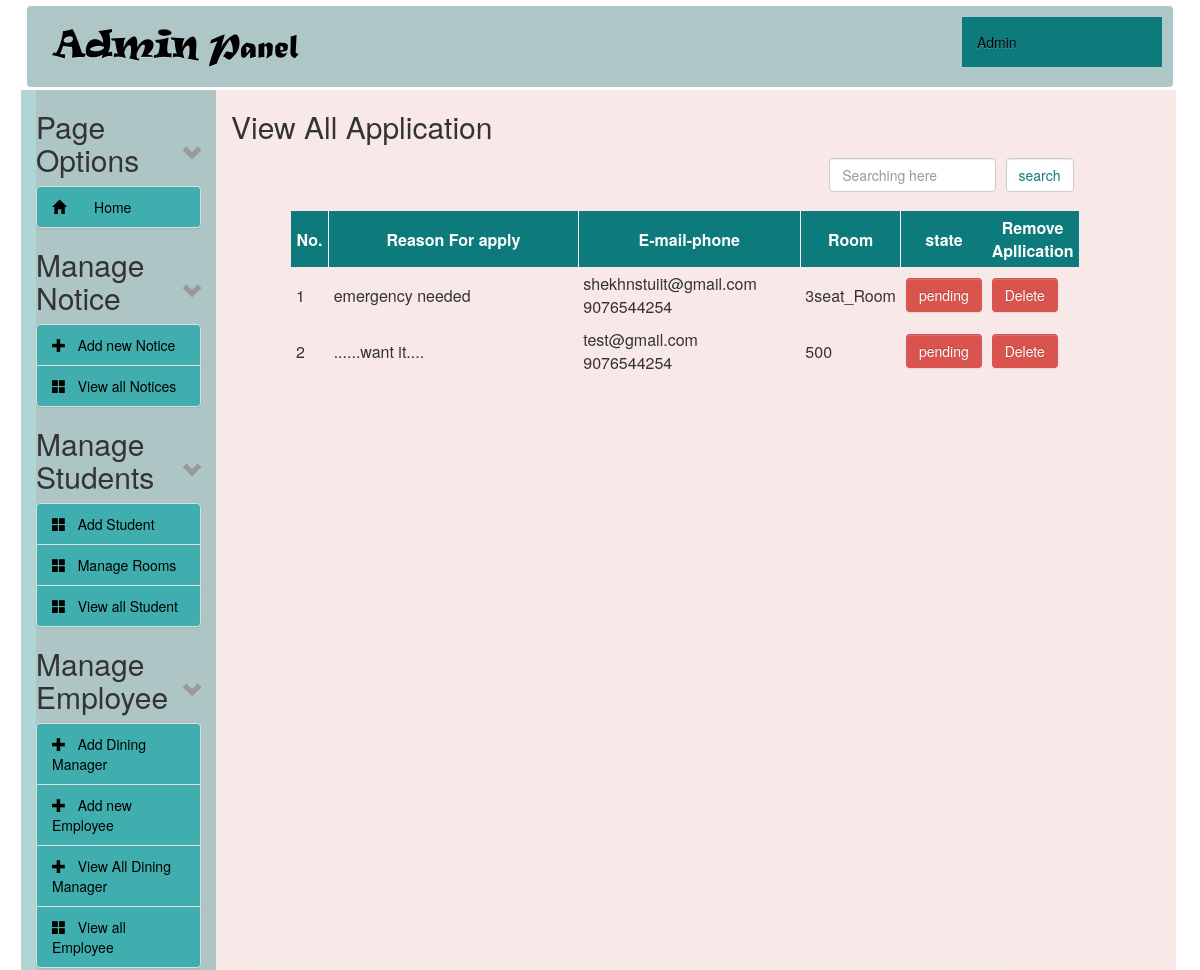
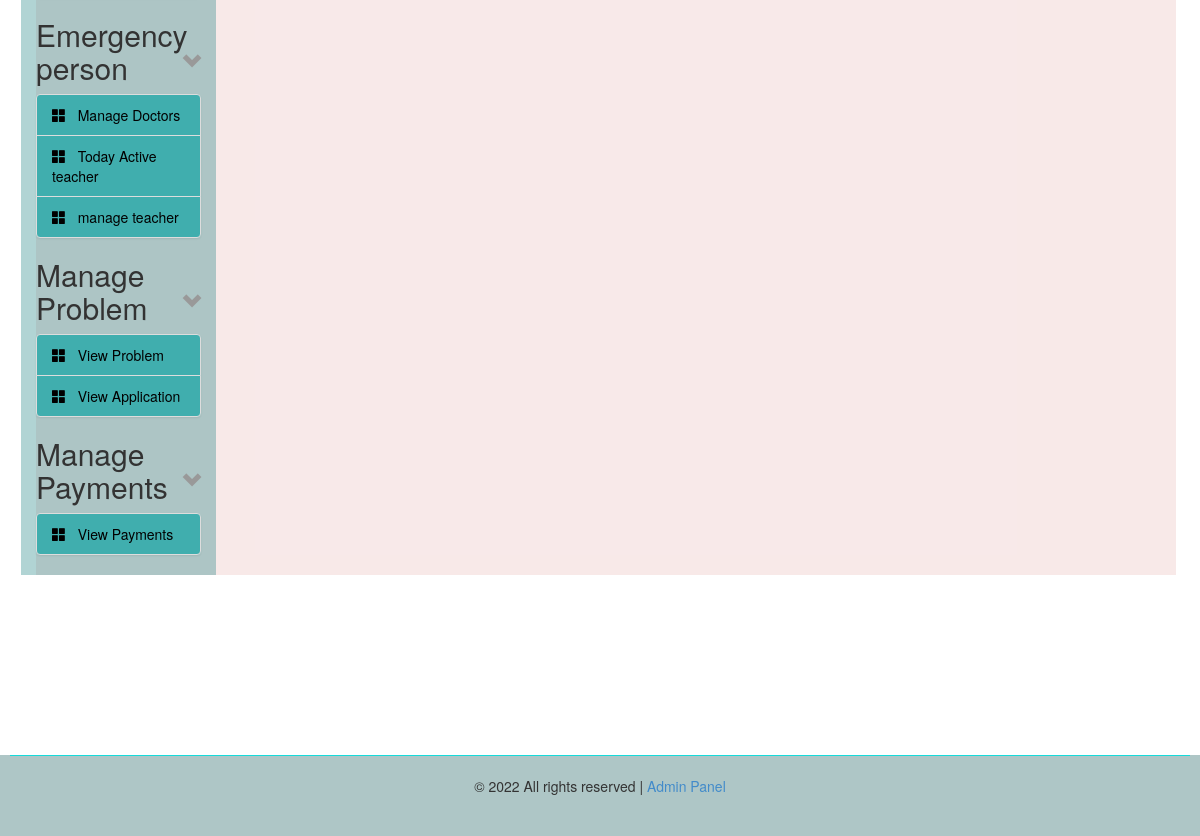
Screenshot of /admin/view_application.php (signed in) with the database file from the repository (2 pictures, top to bottom).
### tables this page shows
CREATE TABLE `tbl_application` (
  `id` int(11) NOT NULL,
  `university_id` varchar(11) NOT NULL,
  `name` varchar(100) NOT NULL,
  `email` varchar(100) NOT NULL,
  `faculty` varchar(100) NOT NULL,
  `phone` varchar(100) NOT NULL,
  `address` varchar(100) NOT NULL,
  `session` varchar(100) NOT NULL,
  `reason` varchar(100) NOT NULL,
  `is_accept` int(10) DEFAULT NULL,
  `room_id` int(10) DEFAULT NULL,
  `time` timestamp NOT NULL DEFAULT current_timestamp()
);

CREATE TABLE `tbl_rooms` (
  `id` int(11) NOT NULL,
  `name` varchar(100) NOT NULL,
  `block` varchar(10) NOT NULL,
  `size` int(11) DEFAULT NULL
);

### admin/view_application.php (the view, shortened to what this page needs)
<?php
include("../config.php");
?>
<?php include("header.php"); ?>
<div class="col-sm-9 col-md-9 col-lg-9">
    <h2>View  All Application</h2>
   <div class="">
     <form class="" action="" method="post">
     <table>
       <tr>
         <td width="70%"></td>
         <td><input type="text" class="form-control" name="val" value="" placeholder="Searching here"></td>
         <td><input type="submit" class="form-control" name="search" value="search"></td>
       </tr>
     </table>
     </form>
   </div>
  <div id="content">
    <div class="">
    	<table>
    		<tr style="background-color: #0D7B7B;color: #FFF;height: 40px;">
    				<th width="5%" style="text-align: center; border-right: 1px solid #FFF;">No.</th>
    				<th width="60%" style="text-align: center; border-right: 1px solid #FFF;">Reason For apply</th>
    				<th width="40%" style="text-align: center; border-right: 1px solid #FFF;">E-mail-phone</th>
            	<th width="20%" style="text-align: center; border-right: 1px solid #FFF;">Room</th>
    				<th width="15%" style="text-align: center; ">state</th>
            <th width="15%" style="text-align: center; ">Remove Apllication</th>
    		</tr>
    		<?php
    		$i = 0;
    $connection = mysqli_connect("localhost", "root","","hall");
    if (isset($_POST['search'])) {
      $searchVal=$_POST['val'];
     $query = "SELECT * FROM tbl_application where email LIKE '%{$searchVal}%' or time LIKE '%{$searchVal}%' reason LIKE '%{$searchVal}%'";
    }else{
     $query = "SELECT * FROM tbl_application";
    }
    	 $result = mysqli_query($connection, $query);
    	 if ($result)
    	 {
    			 $row = mysqli_num_rows($result);
    					if ($row)
    						 {
    									 while($row=$result->fetch_row()){
                              $i++;
    										 ?>
    										 <tr>
    											 <td><?php echo $i; ?></td>
    											 <td><?php echo $row[8];  ?></td>
                           <td><?php echo $row[3];echo " <br>"; echo $row[5]; ?></td>
                           <?php
                              $statement=$db->prepare("select * from tbl_rooms where id='$row[10]'");
                              $statement->execute();
                              $vTemp = $statement->fetchAll();
                              if (count($vTemp) > 0) {
                              $values=$vTemp[0];
                              ?>
                              <td><?php echo $values[1]; ?></td>
                              <?php
                            } else {echo "<td></td>";}
                            ?>
    											 <?php
                                 if ($row[9]==0) {
                                 ?>
                                 <form class="" action="Application_accept.php" method="post">
                                   <td><button class="btn btn-danger" type="submit" name="verifiedId" value="<?php echo $row[0];
                                    ?>">pending</button>
                                   </td>
                                 </form>
    														 <?php
    														}else {
    															?>
    															<td> <input class="btn btn-success" type="button" name="" value="Accepted"></td>
    															<?php
    														}
                                    ?>
                                <form class="" action="Application_delete.php" method="post">
                                  <td><button class="btn btn-danger" type="submit" name="verifiedId" value="<?php echo $row[0];
                                   ?>">Delete</button>
                                  </td>
                                </form>
    										 </tr>
    <?php
    }
     ?>
    							 <?php
    						 }
    	 }
    				 ?>
    	</table>
    </div>
    	</div>
  </div>
</div>
<?php include("footer.php"); ?>

### admin/style-admin.css (style rules this page uses)
#content { margin-left:60px; height: auto; }
th { text-align: center; }
td, th { padding: 5px; text-align: left; }
.form-control { display: block; width: 100%; height: 34px; padding: 6px 12px; font-size: 14px; line-height: 1.42857143; color: #0D7B7B; background-color: #fff; background-image: none; border: 1px solid #ccc; border-radius: 4px; -webkit-box-shadow: inset 0 1px 1px rgba(0,0,0,.075); box-shadow: inset 0 1px 1px rgba(0,0,0,.075); -webkit-transition: border-color ease-in-out .15s,-webkit-box-shadow ease-in-out .15s; -o-transition: border-color ease-in-out .15s,box-shadow ease-in-out .15s; transition: border-color ease-in-out .15s,box-shadow ease-in-out .15s; }
.btn { display: inline-block; padding: 6px 12px; margin-bottom: 0; font-size: 14px; font-weight: 400; line-height: 1.42857143; text-align: center; white-space: nowrap; vertical-align: middle; -ms-touch-action: manipulation; touch-action: manipulation; cursor: pointer; -webkit-user-select: none; -moz-user-select: none; -ms-user-select: none; user-select: none; background-image: none; border: 1px solid transparent; border-radius: 4px; }
button, input, select, textarea { font-family: inherit; font-size: inherit; line-height: inherit; }
button, html input[type=button], input[type=reset], input[type=submit] { -webkit-appearance: button; cursor: pointer; }
button, select { text-transform: none; }
button { overflow: visible; }
button, input, optgroup, select, textarea { margin: 0; font: inherit; color: inherit; }

### rows the page displays
tbl_application: reason "emergency needed", email "shekhnstuiit@gmail.com", phone "9076544254", room.name "3seat_Room", $row[0] 8 (drawn)
tbl_application: reason "......want it....", email "test@gmail.com", phone "9076544254", room.name "500", $row[0] 9 (drawn)
